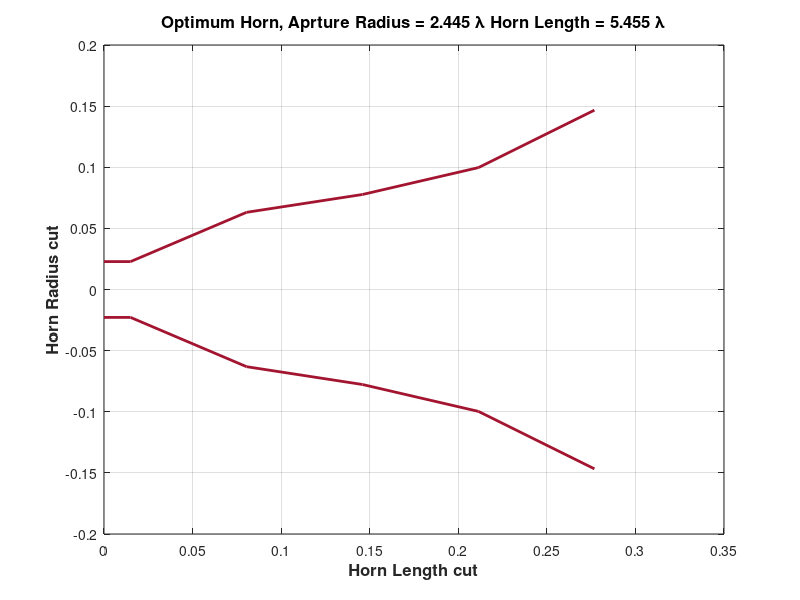

Write the MATLAB code that produced this figure. (Note: this script raises an error after producing the figure.)
%% Optimum design for -45dB return loss from pattern search optimization 
clear;
c0 = 3e8;
F = 5e9;
lamb = c0./F;
N = 5;
data = load('ga_V2L_ms3serv2_fl_V2.mat');
fmin = data.fmin2;

R = [fmin.r(1) fmin.r(1:N)];

% R = [0.02283 0.02283 0.06313 0.07772 0.09971 0.1467]; % From GA algo


% R = [0.02 0.02 0.02667 0.03333 0.04 0.04667 0.05333 0.06 0.06667 0.07333 0.09562 0.08667 0.09333 0.1009 0.1067 0.1156...
%     0.1491];
% N = length(R) - 1;
% Len = 0.3912;
% Len = fmin.r(N + 1);

Len = fmin.r(N+1);

l1 = lamb./4;
L = [l1 ones(1, N - 1)./N .* Len];

for i = 1:N
    L_axis(i) = sum(L(1:i));
end
L_axis = [0 L_axis];
figure;
plot(L_axis, R, 'LineWidth', 2, 'Color', [0.6350, 0.0780, 0.1840] );
hold on;
plot(L_axis, -R, 'LineWidth', 2, 'Color', [0.6350, 0.0780, 0.1840] );
title(['Optimum Horn, Aprture Radius = ', num2str(R(end)./lamb), ' \lambda ', 'Horn Length = ', num2str(Len./lamb), ' \lambda'], 'FontSize', 12, 'FontWeight', 'bold');
xlabel('Horn Length cut', 'FontSize', 12, 'FontWeight', 'bold');
ylabel('Horn Radius cut', 'FontSize', 12, 'FontWeight', 'bold');
grid on;

%% Iteration over the frequencies 

SP = [R(2:end) Len];

XMN_data = load('Xmn.mat');
str = XMN_data.Xmn;

fc_ = fc(R(2), 1, 1);

% <<<<<<< Updated upstream
% F = linspace(fc_(1)+fc_(1)./100, fc_(3), 20);
% =======
F = linspace(fc_(1)+fc_(1)./100, fc_(11), 50);
% >>>>>>> Stashed changes
% F = 5e9;
% objective = @(x) GSM_N_opt_allvar(SP(1:N), SP(N+1), x(1:length(F)), 0);
tic;
% parfor i = 1:length(F)
[RL, SRR] = GSM_N_opt_allvar_V2_freq_new(SP(1:N), SP(N+1), F, 20);


save('Ga_SRR', 'SRR');
save('Ga_RL', 'RL');

time_used = toc;
% end

figure;
plot(F*1e-9, RL, 'LineWidth', 2);grid on;
xlabel('Frequency (GHz)', 'FontSize', 16, 'FontWeight', 'bold');
ylabel('Return loss (dB)', 'FontSize', 16, 'FontWeight', 'bold');
title('RL of patternsearch algo', 'FontSize', 16, 'FontWeight', 'bold');
% RL1 = GSM_N_opt_allvar(SP(1:N), SP(N+1), 5e9, 20);
% end
